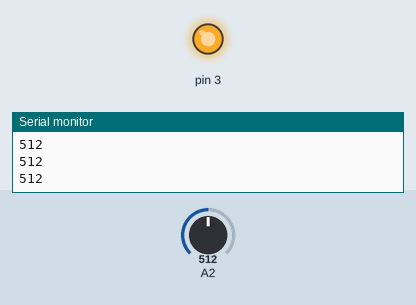
This sketch was run on a simulated Arduino Uno, built with avr-gcc and run on an emulated ATmega328P. Parts: output pins drawn as LEDs (lit = HIGH), the last lines printed to the serial monitor. The test bench sets the inputs (shaded band); at power-on: A2 = 512.

Above: at 1.2 s.
1.3 s: A2 set to 318
2.8 s: A2 set to 286
At 3.8 s:
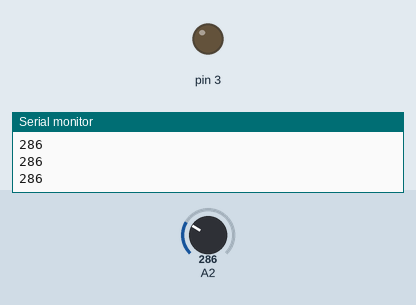
4.3 s: A2 set to 306
At 4.8 s:
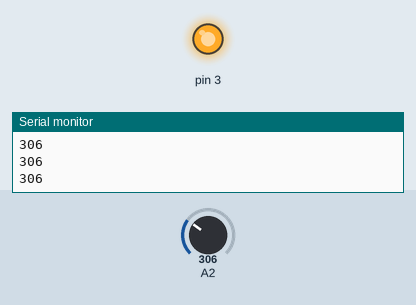
5.8 s: A2 set to 290
At 7.2 s:
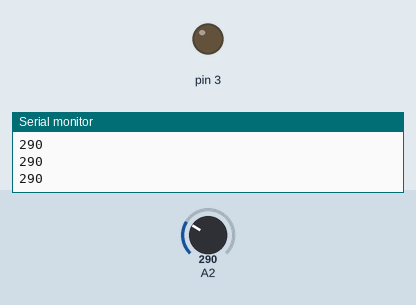
Timing chart, 0 to 8.3 s (numbered marks = the images above; inputs shaded):
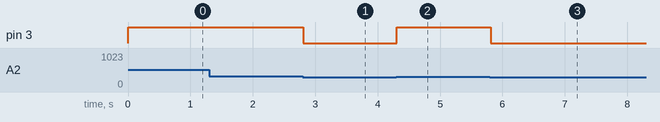

Measured:
- the behaviour switches between 300 and 299 on A2 (found by bisection; images 0 and 1)
- after the input at 2.8 s, pin 3: HIGH → LOW at once
- after the input at 4.3 s, pin 3: LOW → HIGH at once
- after the input at 5.8 s, pin 3: HIGH → LOW at once

The sketch:

harakat_sensori_codi.ino
```cpp
void setup() {
 pinMode(A1,INPUT);
 pinMode(3,OUTPUT);
 Serial.begin(9600);
}

void loop() {
  int a = analogRead(2);
  Serial.println(a);
  if(a>=300){digitalWrite(3,1);}
  if(a<300){digitalWrite(3,0);}
}
```
